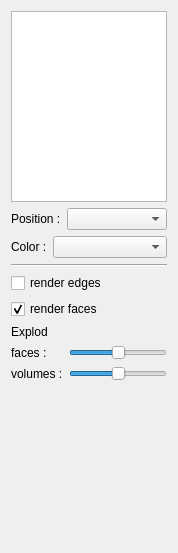
<?xml version="1.0" encoding="UTF-8"?>
<ui version="4.0">
 <class>RenderExplodDockWidget</class>
 <widget class="QWidget" name="RenderExplodDockWidget">
  <property name="geometry">
   <rect>
    <x>0</x>
    <y>0</y>
    <width>174</width>
    <height>553</height>
   </rect>
  </property>
  <property name="windowTitle">
   <string>Form</string>
  </property>
  <layout class="QGridLayout" name="gridLayout_3">
   <item row="0" column="0">
    <widget class="QListWidget" name="mapList"/>
   </item>
   <item row="1" column="0">
    <layout class="QGridLayout" name="gridLayout">
     <property name="sizeConstraint">
      <enum>QLayout::SetDefaultConstraint</enum>
     </property>
     <item row="1" column="0">
      <widget class="QLabel" name="label_3">
       <property name="text">
        <string>Color :</string>
       </property>
      </widget>
     </item>
     <item row="0" column="0" colspan="2">
      <widget class="QLabel" name="label_2">
       <property name="text">
        <string>Position :</string>
       </property>
      </widget>
     </item>
     <item row="1" column="1" colspan="2">
      <widget class="QComboBox" name="combo_colorVBO">
       <property name="sizePolicy">
        <sizepolicy hsizetype="MinimumExpanding" vsizetype="Fixed">
         <horstretch>0</horstretch>
         <verstretch>0</verstretch>
        </sizepolicy>
       </property>
      </widget>
     </item>
     <item row="0" column="2">
      <widget class="QComboBox" name="combo_positionVBO">
       <property name="sizePolicy">
        <sizepolicy hsizetype="Expanding" vsizetype="Fixed">
         <horstretch>0</horstretch>
         <verstretch>0</verstretch>
        </sizepolicy>
       </property>
      </widget>
     </item>
    </layout>
   </item>
   <item row="2" column="0">
    <widget class="Line" name="line">
     <property name="orientation">
      <enum>Qt::Horizontal</enum>
     </property>
    </widget>
   </item>
   <item row="3" column="0">
    <widget class="QCheckBox" name="check_renderEdges">
     <property name="text">
      <string>render edges</string>
     </property>
    </widget>
   </item>
   <item row="4" column="0">
    <widget class="QCheckBox" name="check_renderFaces">
     <property name="text">
      <string>render faces</string>
     </property>
     <property name="checked">
      <bool>true</bool>
     </property>
    </widget>
   </item>
   <item row="5" column="0">
    <layout class="QGridLayout" name="gridLayout_2">
     <item row="0" column="0" colspan="2">
      <widget class="QLabel" name="label_5">
       <property name="text">
        <string>Explod</string>
       </property>
      </widget>
     </item>
     <item row="1" column="0">
      <widget class="QLabel" name="label">
       <property name="text">
        <string>faces :</string>
       </property>
      </widget>
     </item>
     <item row="1" column="1">
      <widget class="QSlider" name="slider_facesScaleFactor">
       <property name="value">
        <number>50</number>
       </property>
       <property name="orientation">
        <enum>Qt::Horizontal</enum>
       </property>
      </widget>
     </item>
     <item row="2" column="0">
      <widget class="QLabel" name="label_4">
       <property name="text">
        <string>volumes :</string>
       </property>
      </widget>
     </item>
     <item row="2" column="1">
      <widget class="QSlider" name="slider_volumesScaleFactor">
       <property name="value">
        <number>50</number>
       </property>
       <property name="orientation">
        <enum>Qt::Horizontal</enum>
       </property>
      </widget>
     </item>
    </layout>
   </item>
   <item row="6" column="0">
    <spacer name="verticalSpacer">
     <property name="orientation">
      <enum>Qt::Vertical</enum>
     </property>
     <property name="sizeHint" stdset="0">
      <size>
       <width>156</width>
       <height>161</height>
      </size>
     </property>
    </spacer>
   </item>
  </layout>
 </widget>
 <resources/>
 <connections/>
</ui>
